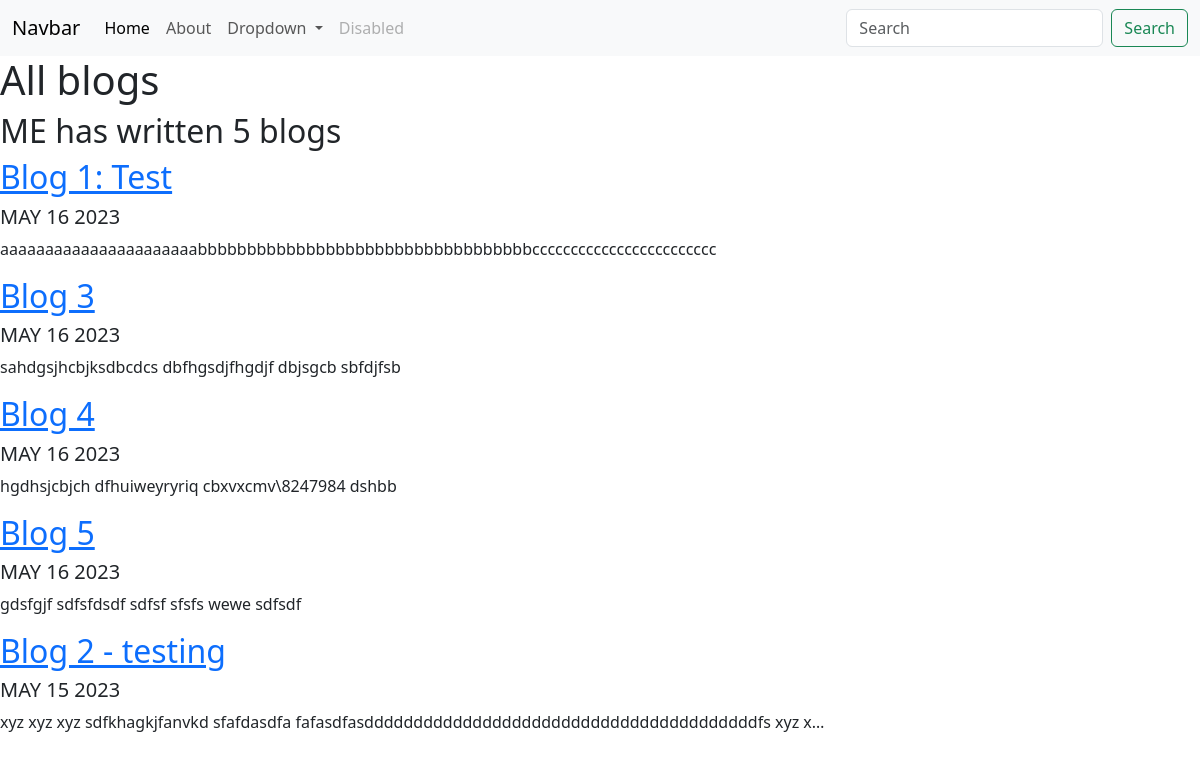
Screenshot of /blog/ with the database file from the repository.
### blog/models.py (models this page shows, shortened)
class Blog(models.Model):
    title = models.CharField(max_length=200)
    description = models.TextField()
    date = models.DateField()

### blog/views.py (the view)
# urls.py: path('', views.all_blogs, name='all_blogs'),
def all_blogs(request):
    blogs = Blog.objects.order_by('-date')
    return render(request, 'blog/all_blogs.html', {'blogs': blogs})

### blog/templates/blog/all_blogs.html
{% extends 'portfolio/base.html' %}
{% block content %}
<h1>All blogs</h1>
<h2>ME has written {{ blogs.count }} blog{{ blogs.count | pluralize}}</h2>
{% for blog in blogs %}
<a href="{% url 'blog:detail' blog.id %}"><h2>{{ blog.title }}</h2></a>
<h5>{{ blog.date | date:'M d Y' | upper }}</h5>
<p>{{ blog.description | striptags | truncatechars:100 }}</p>
{% endfor %}
{% endblock %}

### rows the page displays
Blog: title "Blog 1: Test", date "MAY 16 2023", description "aaaaaaaaaaaaaaaaaaaaaabbbbbbbbbbbbbbbbbbbbbbbbbbbbbbbbbbcccccccccccccccccccccccc"
Blog: title "Blog 3", date "MAY 16 2023", description "sahdgsjhcbjksdbcdcs dbfhgsdjfhgdjf dbjsgcb sbfdjfsb"
Blog: title "Blog 4", date "MAY 16 2023", description "hgdhsjcbjch dfhuiweyryriq cbxvxcmv\\8247984 dshbb"
Blog: title "Blog 5", date "MAY 16 2023", description "gdsfgjf sdfsfdsdf sdfsf sfsfs wewe sdfsdf"
Blog: title "Blog 2 - testing", date "MAY 15 2023", description "xyz xyz xyz sdfkhagkjfanvkd sfafdasdfa fafasdfasddddddddddddddddddddddddddddddddddddddddfs xyz x…"

### other values shown
{{ blogs.count }} "5"
{{ blogs.count | pluralize }} "s"
